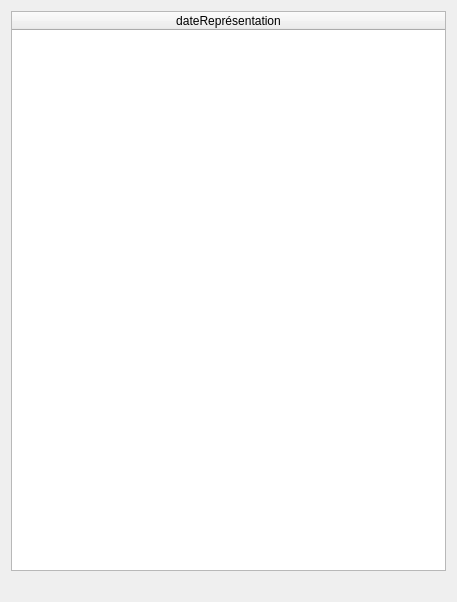
<?xml version="1.0" encoding="UTF-8"?>
<ui version="4.0">
 <class>fct_comp_5</class>
 <widget class="QDialog" name="fct_comp_5">
  <property name="geometry">
   <rect>
    <x>0</x>
    <y>0</y>
    <width>457</width>
    <height>602</height>
   </rect>
  </property>
  <property name="windowTitle">
   <string>Numéros des places libres</string>
  </property>
  <layout class="QVBoxLayout" name="verticalLayout">
   <item>
    <widget class="QTableWidget" name="table_fct_comp_P3_1">
     <attribute name="horizontalHeaderDefaultSectionSize">
      <number>200</number>
     </attribute>
     <attribute name="horizontalHeaderMinimumSectionSize">
      <number>50</number>
     </attribute>
     <attribute name="horizontalHeaderStretchLastSection">
      <bool>true</bool>
     </attribute>
     <attribute name="verticalHeaderVisible">
      <bool>false</bool>
     </attribute>
     <column>
      <property name="text">
       <string>dateReprésentation</string>
      </property>
     </column>
    </widget>
   </item>
   <item>
    <widget class="QLabel" name="label_fct_comp_P3_1">
     <property name="text">
      <string/>
     </property>
     <property name="alignment">
      <set>Qt::AlignCenter</set>
     </property>
    </widget>
   </item>
  </layout>
 </widget>
 <resources/>
 <connections/>
</ui>
